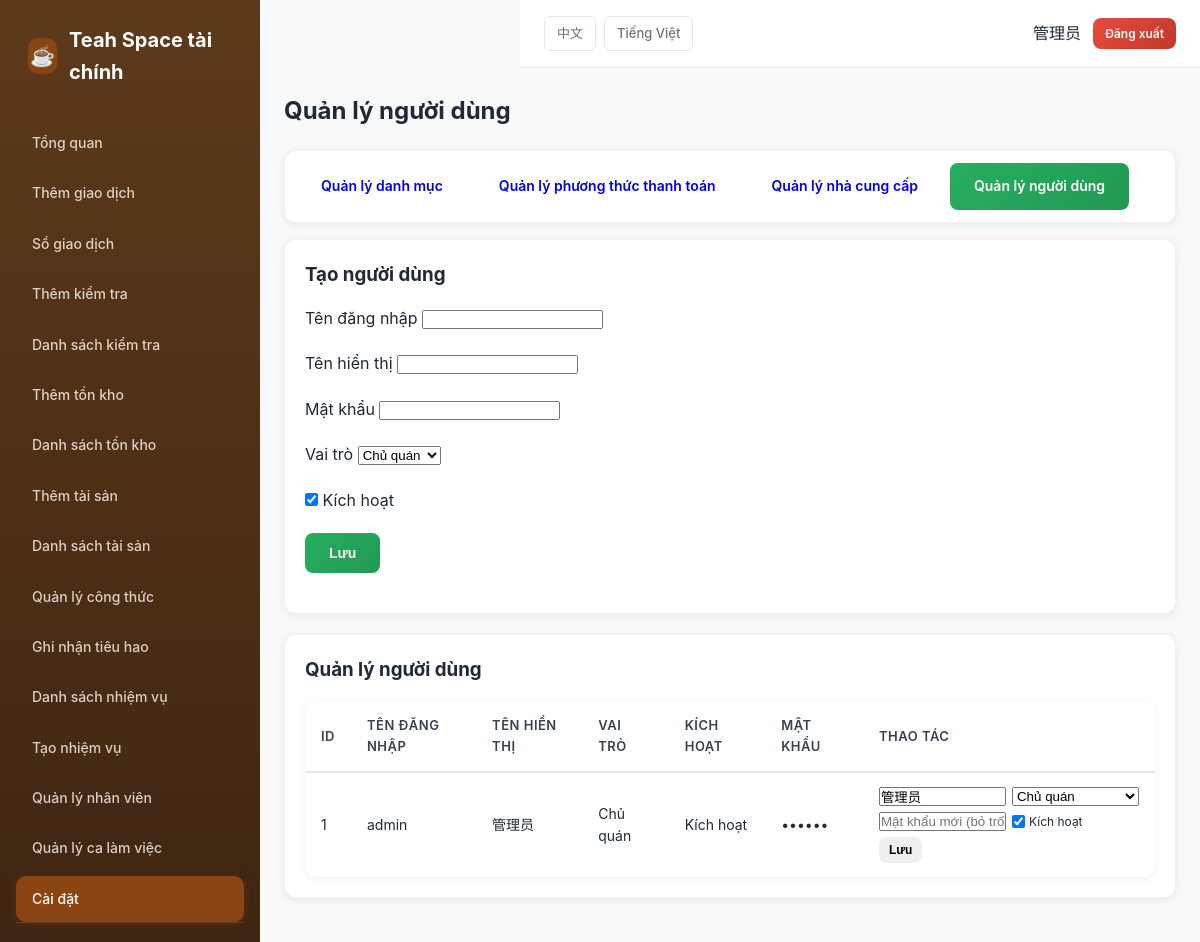
The page /index.php?r=settings/users (signed in) on the database its author committed.
### tables this page shows
CREATE TABLE IF NOT EXISTS users (
  id INT AUTO_INCREMENT PRIMARY KEY,
  username VARCHAR(64) NOT NULL UNIQUE COMMENT '用户名',
  password_hash VARCHAR(255) NOT NULL COMMENT '密码哈希',
  display_name VARCHAR(64) NOT NULL COMMENT '显示名称',
  role_id INT NOT NULL COMMENT '角色ID',
  is_active TINYINT(1) NOT NULL DEFAULT 1 COMMENT '是否激活',
  created_at TIMESTAMP DEFAULT CURRENT_TIMESTAMP COMMENT '创建时间',
  updated_at TIMESTAMP DEFAULT CURRENT_TIMESTAMP ON UPDATE CURRENT_TIMESTAMP COMMENT '更新时间',
  CONSTRAINT fk_users_role FOREIGN KEY (role_id) REFERENCES roles(id) ON DELETE RESTRICT,
  INDEX idx_username (username),
  INDEX idx_role (role_id)
);

CREATE TABLE IF NOT EXISTS roles (
  id INT AUTO_INCREMENT PRIMARY KEY,
  `key` VARCHAR(32) NOT NULL UNIQUE COMMENT '角色标识：owner/manager/accountant/staff',
  name_zh VARCHAR(64) NOT NULL COMMENT '中文名称',
  name_vi VARCHAR(64) NOT NULL COMMENT '越南语名称',
  INDEX idx_key (`key`)
);

### app/controllers/SettingController.php (called while the page is built, shortened)
<?php
require_once __DIR__ . '/../core/Auth.php';
require_once __DIR__ . '/../models/User.php';
require_once __DIR__ . '/../core/DB.php';
class SettingController {
  public function users() {
    $roles = DB::conn()->query("SELECT id, `key`, name_zh, name_vi FROM roles ORDER BY id ASC")->fetchAll();
    $users = User::all();
    include __DIR__ . '/../views/settings/users.php';
  }
}

### app/core/Router.php (called while the page is built, shortened)
<?php
class Router {
  public static function dispatch() {
    $defaultRoute = 'reports/dashboard';
    if (class_exists('Auth') && Auth::check()) {
      $user = Auth::user();
    }
    $r = $_GET['r'] ?? $defaultRoute;
    [$controller, $action] = array_pad(explode('/', $r), 2, 'index');
    $obj = new $controller;
    call_user_func([$obj, $action]);
  }
}

### public/index.php (called while the page is built, shortened)
<?php
require_once __DIR__ . '/../app/config/db.php';
require_once __DIR__ . '/../app/core/DB.php';
require_once __DIR__ . '/../app/core/Router.php';
require_once __DIR__ . '/../app/core/Auth.php';
require_once __DIR__ . '/../app/core/I18n.php';
Router::dispatch();

### app/core/I18n.php (called while the page is built, shortened)
<?php
class I18n {
  private static $lang = [];
  private static $current = 'vi';
  public static function init() {
    self::$current = $_SESSION['lang'] ?? 'vi';
    $langFile = __DIR__ . "/../../lang/" . self::$current . ".php";
    if (file_exists($langFile)) {
      self::$lang = require $langFile;
    } else {
      self::$lang = [];
    }
  }
  public static function t($key) {
    return self::$lang[$key] ?? $key;
  }
  public static function current() {
    return self::$current;
  }
}
function __($key) {
  return I18n::t($key);
}

### app/core/Auth.php (called while the page is built, shortened)
<?php
require_once __DIR__ . '/../models/User.php';
class Auth {
  public static function check() {
    return isset($_SESSION['user_id']);
  }
  public static function user() {
    return User::find($_SESSION['user_id']);
  }
}

### app/core/DB.php (called while the page is built)
<?php
class DB {
  private static $conn = null;
  public static function conn() {
    if (self::$conn === null) {
      $config = require __DIR__ . '/../config/db.php';
      try {
        $dsn = "mysql:host={$config['host']};dbname={$config['dbname']};charset={$config['charset']}";
        self::$conn = new PDO($dsn, $config['user'], $config['pass'], [
          PDO::ATTR_ERRMODE => PDO::ERRMODE_EXCEPTION,
          PDO::ATTR_DEFAULT_FETCH_MODE => PDO::FETCH_ASSOC,
          PDO::ATTR_EMULATE_PREPARES => false,
        ]);
      } catch (PDOException $e) {
        die('Database connection failed: ' . $e->getMessage());
      }
    }
    return self::$conn;
  }
}

### app/models/User.php (called while the page is built, shortened)
<?php
require_once __DIR__ . '/../core/DB.php';
class User {
  public static function find($id) {
    $stmt = DB::conn()->prepare("
      SELECT u.*, r.`key` as role_key, r.name_zh as role_name_zh, r.name_vi as role_name_vi
      FROM users u
      JOIN roles r ON u.role_id = r.id
      WHERE u.id = ?
    ");
    $stmt->execute([$id]);
    return $stmt->fetch();
  }
  public static function all() {
    $stmt = DB::conn()->query("
      SELECT u.*, r.`key` as role_key, r.name_zh as role_name_zh, r.name_vi as role_name_vi
      FROM users u
      JOIN roles r ON u.role_id = r.id
      ORDER BY u.id DESC
    ");
    return $stmt->fetchAll();
  }
}

### app/views/settings/users.php (the view, shortened to what this page needs)
<?php
include __DIR__ . '/../layout/header.php';
$lang = I18n::current();
$current = $_GET['r'] ?? '';
?>
<h2 style="margin-bottom: 20px;"><?= __('setting.users') ?></h2>
<div class="card" style="padding: 12px; margin-bottom: 16px;">
  <div style="display: flex; gap: 8px; flex-wrap: wrap;">
    <a class="btn <?= $current === 'settings/categories' ? 'btn-success' : '' ?>" href="/index.php?r=settings/categories"><?= __('setting.categories') ?></a>
    <a class="btn <?= $current === 'settings/paymentMethods' ? 'btn-success' : '' ?>" href="/index.php?r=settings/paymentMethods"><?= __('setting.payment_methods') ?></a>
    <a class="btn <?= $current === 'settings/vendors' ? 'btn-success' : '' ?>" href="/index.php?r=settings/vendors"><?= __('setting.vendors') ?></a>
    <?php if (Auth::user()['role_key'] === 'owner'): ?>
    <a class="btn <?= $current === 'settings/users' ? 'btn-success' : '' ?>" href="/index.php?r=settings/users"><?= __('setting.users') ?></a>
    <?php endif; ?>
  </div>
</div>
<div class="card">
  <h3 style="margin-bottom: 16px;"><?= __('setting.user_create') ?></h3>
  <form method="post">
    <div class="form-group">
      <label><?= __('user.username') ?></label>
      <input type="text" name="username" required>
    </div>
    <div class="form-group">
      <label><?= __('user.display_name') ?></label>
      <input type="text" name="display_name" required>
    </div>
    <div class="form-group">
      <label><?= __('user.password') ?></label>
      <input type="password" name="password" required>
    </div>
    <div class="form-group">
      <label><?= __('user.role') ?></label>
      <select name="role_id" required>
        <?php foreach ($roles as $role): ?>
        <option value="<?= $role['id'] ?>">
          <?= $lang === 'zh' ? $role['name_zh'] : $role['name_vi'] ?>
        </option>
        <?php endforeach; ?>
      </select>
    </div>
    <div class="form-group">
      <label>
        <input type="checkbox" name="is_active" checked> <?= __('user.active') ?>
      </label>
    </div>
    <div class="form-group">
      <button type="submit" class="btn btn-success"><?= __('btn.save') ?></button>
    </div>
  </form>
</div>
<div class="card">
  <h3 style="margin-bottom: 16px;"><?= __('setting.users') ?></h3>
  <table>
    <tr>
      <th>ID</th>
      <th><?= __('user.username') ?></th>
      <th><?= __('user.display_name') ?></th>
      <th><?= __('user.role') ?></th>
      <th><?= __('user.active') ?></th>
      <th><?= __('user.password') ?></th>
      <th><?= __('list.actions') ?></th>
    </tr>
    <?php foreach ($users as $u): ?>
    <tr>
      <td><?= $u['id'] ?></td>
      <td><?= htmlspecialchars($u['username']) ?></td>
      <td><?= htmlspecialchars($u['display_name']) ?></td>
      <td><?= $lang === 'zh' ? $u['role_name_zh'] : $u['role_name_vi'] ?></td>
      <td><?= $u['is_active'] ? __('user.active') : __('user.inactive') ?></td>
      <td>••••••</td>
      <td>
        <form method="post" style="display: inline-block; min-width: 260px;">
          <div style="display: grid; grid-template-columns: repeat(auto-fit, minmax(120px,1fr)); gap: 6px;">
            <input type="text" name="display_name" value="<?= htmlspecialchars($u['display_name']) ?>" placeholder="<?= __('user.display_name') ?>">
            <select name="role_id">
              <?php foreach ($roles as $role): ?>
              <option value="<?= $role['id'] ?>" <?= $u['role_id'] == $role['id'] ? 'selected' : '' ?>>
                <?= $lang === 'zh' ? $role['name_zh'] : $role['name_vi'] ?>
              </option>
              <?php endforeach; ?>
            </select>
            <input type="password" name="password" placeholder="<?= __('user.new_password') ?>">
            <label style="display: flex; align-items: center; gap: 4px; font-size: 12px;">
              <input type="checkbox" name="is_active" <?= $u['is_active'] ? 'checked' : '' ?>> <?= __('user.active') ?>
            </label>
          </div>
          <button type="submit" class="btn" style="margin-top: 6px; padding: 6px 10px; font-size: 12px;"><?= __('btn.save') ?></button>
        </form>
      </td>
    </tr>
    <?php endforeach; ?>
  </table>
</div>
<?php include __DIR__ . '/../layout/footer.php'; ?>

### app/views/layout/header.php (shortened to what this page needs)
<!doctype html>
<html lang="<?= I18n::current() ?>">
<head>
<link rel="stylesheet" href="/assets/css/pc-style.css">
</head>
<body>
<?php if (Auth::check()): ?>
<div class="layout">
  <aside class="sidebar">
    <div class="brand">
      <div class="brand-icon">☕</div>
      <span><?= __('app.name') ?></span>
    </div>
    <nav class="nav-vertical">
      <?php if (Auth::user()['role_key'] === 'manager'): ?>
      <a href="/index.php?r=manager/dashboard" class="<?= ($_GET['r'] ?? '') === 'manager/dashboard' ? 'active' : '' ?>">
        <?= __('manager.dashboard') ?>
      </a>
      <?php else: ?>
      <a href="/index.php?r=reports/dashboard" class="<?= ($_GET['r'] ?? '') === 'reports/dashboard' ? 'active' : '' ?>">
        <?= __('nav.dashboard') ?>
      </a>
      <?php endif; ?>
      <a href="/index.php?r=transactions/create" class="<?= ($_GET['r'] ?? '') === 'transactions/create' ? 'active' : '' ?>">
        <?= __('nav.add') ?>
      </a>
      <a href="/index.php?r=transactions/list" class="<?= ($_GET['r'] ?? '') === 'transactions/list' ? 'active' : '' ?>">
        <?= __('nav.list') ?>
      </a>
      <?php if (in_array(Auth::user()['role_key'], ['owner', 'manager', 'accountant'])): ?>
      <a href="/index.php?r=inspections/create" class="<?= ($_GET['r'] ?? '') === 'inspections/create' ? 'active' : '' ?>">
        <?= __('nav.inspections_create') ?>
      </a>
      <a href="/index.php?r=inspections/list" class="<?= ($_GET['r'] ?? '') === 'inspections/list' ? 'active' : '' ?>">
        <?= __('nav.inspections') ?>
      </a>
      <a href="/index.php?r=materials/create" class="<?= ($_GET['r'] ?? '') === 'materials/create' ? 'active' : '' ?>">
        <?= __('nav.materials_create') ?>
      </a>
      <a href="/index.php?r=materials/list" class="<?= ($_GET['r'] ?? '') === 'materials/list' ? 'active' : '' ?>">
        <?= __('nav.materials_list') ?>
      </a>
      <a href="/index.php?r=assets/create" class="<?= ($_GET['r'] ?? '') === 'assets/create' ? 'active' : '' ?>">
        <?= __('nav.assets_create') ?>
      </a>
      <a href="/index.php?r=assets/list" class="<?= ($_GET['r'] ?? '') === 'assets/list' ? 'active' : '' ?>">
        <?= __('nav.assets_list') ?>
      </a>
      <a href="/index.php?r=drinks/recipes" class="<?= ($_GET['r'] ?? '') === 'drinks/recipes' ? 'active' : '' ?>">
        <?= __('nav.recipes') ?>
      </a>
      <a href="/index.php?r=drinks/consume" class="<?= ($_GET['r'] ?? '') === 'drinks/consume' ? 'active' : '' ?>">
        <?= __('nav.consume') ?>
      </a>
      <?php endif; ?>
      <a href="/index.php?r=tasks/list" class="<?= strpos($_GET['r'] ?? '', 'tasks') === 0 ? 'active' : '' ?>">
        <?= __('task.list') ?>
      </a>
      <?php if (in_array(Auth::user()['role_key'], ['owner', 'manager'])): ?>
      <a href="/index.php?r=tasks/create" class="<?= ($_GET['r'] ?? '') === 'tasks/create' ? 'active' : '' ?>">
        <?= __('task.create') ?>
      </a>
      <?php endif; ?>
      <?php if (in_array(Auth::user()['role_key'], ['owner', 'manager', 'accountant'])): ?>
      <a href="/index.php?r=employees/list" class="<?= strpos($_GET['r'] ?? '', 'employees') === 0 ? 'active' : '' ?>">
        <?= __('employee.list') ?>
      </a>
      <a href="/index.php?r=shifts/list" class="<?= strpos($_GET['r'] ?? '', 'shifts') === 0 ? 'active' : '' ?>">
        <?= __('shift.list') ?>
      </a>
      <a href="/index.php?r=settings/categories" class="<?= strpos($_GET['r'] ?? '', 'settings') === 0 ? 'active' : '' ?>">
        <?= __('nav.settings') ?>
      </a>
      <?php endif; ?>
    </nav>
    <div class="hint"><?= __('app.title') ?></div>
  </aside>
  <div class="main" style="flex: 1; min-width: 0;">
    <div class="topbar">
      <div class="lang-switch">
        <a href="?<?= http_build_query(array_merge($_GET, ['lang' => 'zh'])) ?>">中文</a>
        <a href="?<?= http_build_query(array_merge($_GET, ['lang' => 'vi'])) ?>">Tiếng Việt</a>
      </div>
      <div class="user-box">
        <span><?= htmlspecialchars(Auth::user()['display_name']) ?></span>
        <a href="/index.php?r=auth/logout" class="btn btn-danger" style="padding: 6px 12px; font-size: 12px;">
          <?= __('nav.logout') ?>
        </a>
      </div>
    </div>
    <div class="container">
<?php else: ?>
<div class="container">
<?php endif; ?>

### public/assets/css/pc-style.css (style rules this page uses)
*, *::before, *::after { margin: 0; padding: 0; box-sizing: border-box; }
html { font-size: 16px; -webkit-font-smoothing: antialiased; -moz-osx-font-smoothing: grayscale; }
body { font-family: -apple-system, BlinkMacSystemFont, 'Segoe UI', 'Noto Sans SC', Roboto, 'Helvetica Neue', Arial, sans-serif; background: #F8F9FA; color: #1F2937; line-height: 1.6; }
.layout { display: flex; min-height: 100vh; }
.sidebar { width: 260px; background: linear-gradient(180deg, #5D3A1A 0%, #3D2512 100%); color: #FFF8F0; padding: 24px 16px; display: flex; flex-direction: column; min-height: 100vh; position: fixed; left: 0; top: 0; z-index: 100; }
.sidebar .brand { font-size: 20px; font-weight: 700; color: #FFFFFF; margin-bottom: 32px; padding: 0 12px; display: flex; align-items: center; gap: 12px; }
.sidebar .brand-icon { width: 36px; height: 36px; background: #8B4513; border-radius: 10px; display: flex; align-items: center; justify-content: center; font-size: 20px; }
.nav-vertical { display: flex; flex-direction: column; gap: 4px; }
.nav-vertical a { display: flex; align-items: center; gap: 12px; padding: 12px 16px; border-radius: 10px; color: rgba(255, 248, 240, 0.8); text-decoration: none; font-size: 14px; font-weight: 500; transition: all 0.2s ease; }
.nav-vertical a.active { background: #8B4513; color: #FFFFFF; box-shadow: 0 2px 8px rgba(139, 69, 19, 0.3); }
.sidebar .hint { margin-top: auto; padding-top: 24px; border-top: 1px solid rgba(255, 255, 255, 0.1); font-size: 11px; color: rgba(255, 248, 240, 0.5); text-align: center; }
.topbar { background: #FFFFFF; padding: 16px 24px; display: flex; align-items: center; justify-content: space-between; border-bottom: 1px solid #E5E7EB; position: sticky; top: 0; z-index: 50; margin-left: 260px; }
.topbar .lang-switch { display: flex; gap: 8px; }
.topbar .lang-switch a { padding: 6px 12px; border-radius: 6px; font-size: 13px; font-weight: 500; border: 1px solid #E5E7EB; background: #FFFFFF; color: #6B7280; text-decoration: none; cursor: pointer; transition: all 0.2s ease; }
.topbar .user-box { display: flex; align-items: center; gap: 12px; }
.topbar .user-box span { font-weight: 500; color: #1F2937; }
.main { flex: 1; min-width: 0; margin-left: 260px; }
.container { max-width: 1400px; margin: 0 auto; padding: 24px; background: #F8F9FA; min-height: calc(100vh - 60px); }
.card { background: #FFFFFF; border-radius: 12px; padding: 20px; margin-bottom: 20px; box-shadow: 0 2px 8px rgba(0, 0, 0, 0.08); border: 1px solid rgba(0, 0, 0, 0.05); transition: box-shadow 0.2s ease; }
.btn { display: inline-block; padding: 12px 24px; border-radius: 8px; border: none; font-weight: 600; font-size: 14px; cursor: pointer; transition: all 0.2s ease; text-decoration: none; text-align: center; }
.btn-success { background: linear-gradient(135deg, #27AE60 0%, #229954 100%); color: #FFFFFF; }
.btn-danger { background: linear-gradient(135deg, #E74C3C 0%, #C0392B 100%); color: #FFFFFF; }
.form-group { margin-bottom: 20px; }
table { width: 100%; border-collapse: separate; border-spacing: 0; background: white; border-radius: 12px; overflow: hidden; box-shadow: 0 2px 8px rgba(0, 0, 0, 0.06); }
table th { padding: 14px 16px; text-align: left; font-weight: 600; font-size: 13px; color: #374151; text-transform: uppercase; letter-spacing: 0.5px; border-bottom: 2px solid #E5E7EB; }
table td { padding: 14px 16px; font-size: 14px; color: #1F2937; border-bottom: 1px solid #F3F4F6; }
table tbody tr { transition: background 0.15s ease; }
table tbody tr:last-child td { border-bottom: none; }

### rows shown on the page
users: display_name "管理员", id "1", username "admin", role.name_vi "Chủ quán", role_id "Chủ quán", is_active "☑"

### other values the page prints
__('app.name') "Teah Space tài chính"
__('nav.dashboard') "Tổng quan"
__('nav.add') "Thêm giao dịch"
__('nav.list') "Sổ giao dịch"
__('nav.inspections_create') "Thêm kiểm tra"
__('nav.inspections') "Danh sách kiểm tra"
__('nav.materials_create') "Thêm tồn kho"
__('nav.materials_list') "Danh sách tồn kho"
__('nav.assets_create') "Thêm tài sản"
__('nav.assets_list') "Danh sách tài sản"
__('nav.recipes') "Quản lý công thức"
__('nav.consume') "Ghi nhận tiêu hao"
__('task.list') "Danh sách nhiệm vụ"
__('task.create') "Tạo nhiệm vụ"
__('employee.list') "Quản lý nhân viên"
